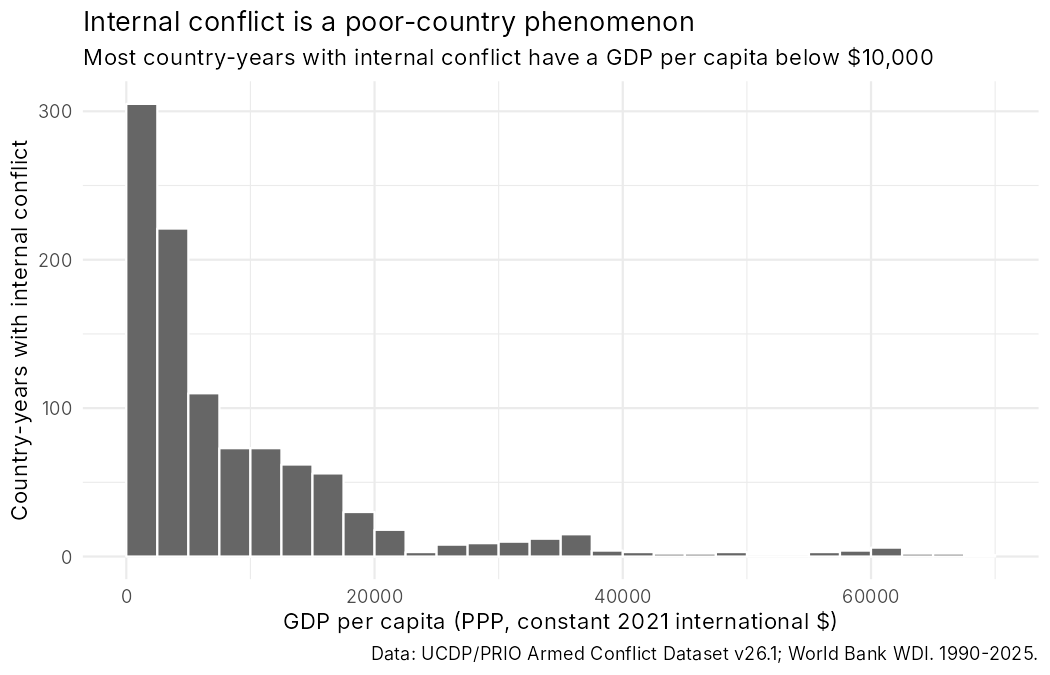

Write the R code that produced this figure.
# Figure 1
library(dplyr)
library(ggplot2)

d <- read.csv("data/lab2_full_table.csv")

# Keep the country-years with an internal conflict
conflict_years <- d %>% filter(conflict == 1)
nrow(conflict_years)

ggplot(conflict_years, aes(x = gdppc)) +
  geom_histogram(binwidth = 2500, boundary = 0, fill = "grey40", colour = "white") +
  labs(title = "Internal conflict is a poor-country phenomenon",
       subtitle = "Most country-years with internal conflict have a GDP per capita below $10,000",
       x = "GDP per capita (PPP, constant 2021 international $)",
       y = "Country-years with internal conflict",
       caption = "Data: UCDP/PRIO Armed Conflict Dataset v26.1; World Bank WDI. 1990-2025.") +
  theme_minimal()

ggsave("figure_1.png", width = 7, height = 4.5, dpi = 150, bg = "white")
